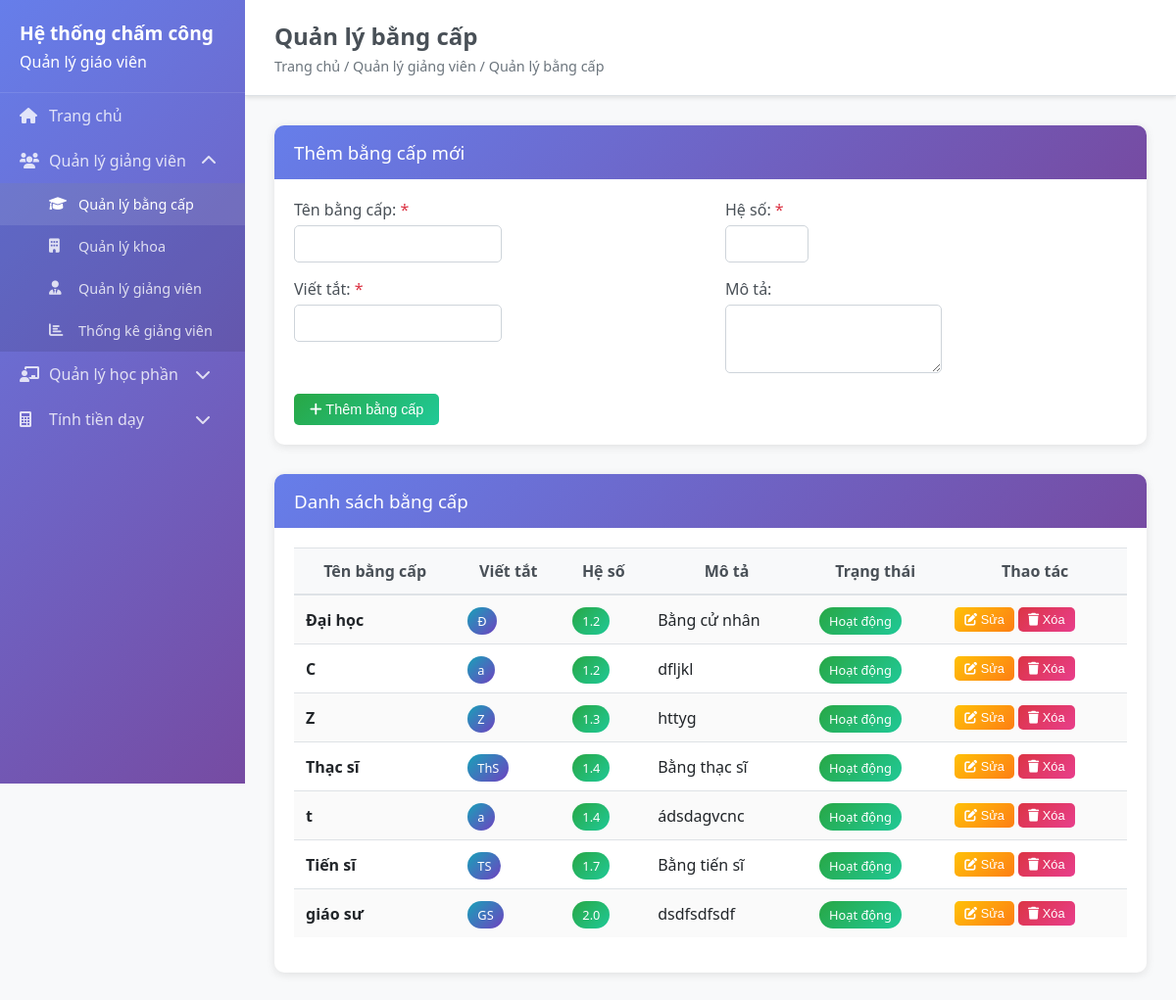
/degrees, run on an earlier commit of the app's database.
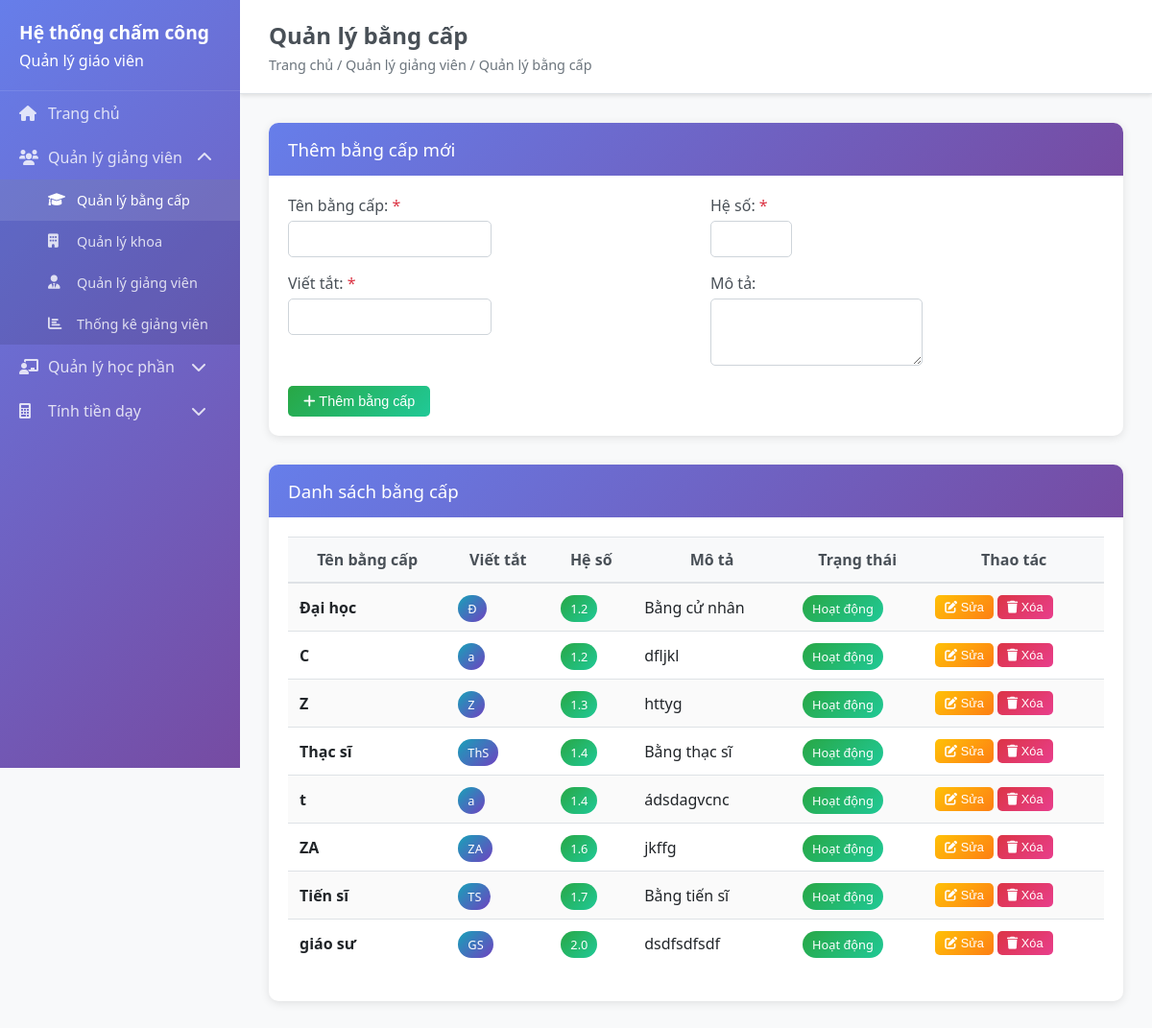
And on a later commit of the database.
### backend/models/degree.py (models this page shows, shortened)
class Degree(BaseModel):
    __tablename__ = 'degrees'
    name = db.Column(db.String(100), nullable=False, unique=True)
    abbreviation = db.Column(db.String(20), nullable=False)
    coefficient = db.Column(db.Numeric(3, 2), nullable=False, default=1.0)
    description = db.Column(db.Text, nullable=True)
    is_active = db.Column(db.Boolean, default=True)

### backend/app.py (the view)
@app.route('/degrees')
def degrees():
    try:
        if 'Degree' in globals():
            degrees_list = Degree.query.filter_by(is_active=True).order_by(Degree.coefficient).all()
        else:
            degrees_list = []
        return render_template('degrees.html', degrees=degrees_list)
    except Exception as e:
        print(f"Error in degrees route: {e}")
        return render_template('degrees.html', degrees=[])

### frontend/templates/degrees.html (shortened to what this page needs)
{% extends "base.html" %}
{% block page_title %}Quản lý bằng cấp{% endblock %}
{% block breadcrumb %}Trang chủ / Quản lý giảng viên / Quản lý bằng cấp{% endblock %}
{% block content %}
<div class="card">
    <div class="card-header">
        <h3>Thêm bằng cấp mới</h3>
    </div>
    <div class="card-body">
        <form id="degree-form">
            <div class="row">
                <div class="col-md-6">
                    <div class="form-group">
                        <label for="degree-name">Tên bằng cấp: <span class="text-danger">*</span></label>
                        <input type="text" id="degree-name" name="name" class="form-control" required>
                    </div>
                    <div class="form-group">
                        <label for="degree-abbreviation">Viết tắt: <span class="text-danger">*</span></label>
                        <input type="text" id="degree-abbreviation" name="abbreviation" class="form-control" required>
                    </div>
                </div>
                <div class="col-md-6">
                    <div class="form-group">
                        <label for="degree-coefficient">Hệ số: <span class="text-danger">*</span></label>
                        <input type="number" id="degree-coefficient" name="coefficient" class="form-control" step="0.1" min="1.0" max="3.0" required>
                    </div>
                    <div class="form-group">
                        <label for="degree-description">Mô tả:</label>
                        <textarea id="degree-description" name="description" class="form-control" rows="3"></textarea>
                    </div>
                </div>
            </div>
            <button type="submit" class="btn btn-success" id="submit-btn">
                <i class="fas fa-plus"></i> Thêm bằng cấp
            </button>
        </form>
    </div>
</div>
<div class="card">
    <div class="card-header">
        <h3>Danh sách bằng cấp</h3>
    </div>
    <div class="card-body">
        <div class="table-responsive">
            <table class="table table-striped" id="degrees-table">
                <thead>
                    <tr>
                        <th>Tên bằng cấp</th>
                        <th>Viết tắt</th>
                        <th>Hệ số</th>
                        <th>Mô tả</th>
                        <th>Trạng thái</th>
                        <th>Thao tác</th>
                    </tr>
                </thead>
                <tbody>
                    {% for degree in degrees %}
                    <tr>
                        <td><strong>{{ degree.name }}</strong></td>
                        <td><span class="badge badge-info">{{ degree.abbreviation }}</span></td>
                        <td><span class="badge badge-success">{{ "%.1f"|format(degree.coefficient) }}</span></td>
                        <td>{{ degree.description or '-' }}</td>
                        <td>
                            <span class="badge badge-{{ 'success' if degree.is_active else 'secondary' }}">
                                {{ 'Hoạt động' if degree.is_active else 'Ngưng' }}
                            </span>
                        </td>
                        <td>
                            <button class="btn btn-warning btn-sm" onclick="editDegree({{ degree.id }})">
                                <i class="fas fa-edit"></i> Sửa
                            </button>
                            <button class="btn btn-danger btn-sm" onclick="deleteDegree({{ degree.id }})">
                                <i class="fas fa-trash"></i> Xóa
                            </button>
                        </td>
                    </tr>
                    {% else %}
                    <tr>
                        <td colspan="6" class="text-center">Chưa có bằng cấp nào</td>
                    </tr>
                    {% endfor %}
                </tbody>
            </table>
        </div>
    </div>
</div>
{% endblock %}

### frontend/templates/base.html (shortened to what this page needs)
<!DOCTYPE html>
<html lang="vi">
<head>
    <link rel="stylesheet" href="{{ url_for('static', filename='css/style.css') }}">
    <link rel="stylesheet" href="https://cdnjs.cloudflare.com/ajax/libs/font-awesome/6.0.0/css/all.min.css">
</head>
<body>
    <div class="sidebar">
        <div class="sidebar-header">
            <h1>Hệ thống chấm công</h1>
            <p>Quản lý giáo viên</p>
        </div>
        <nav class="sidebar-nav">
            <ul>
                <li>
                    <a href="{{ url_for('index') }}" {% if request.endpoint == 'index' %}class="active"{% endif %}>
                        <i class="fas fa-home"></i> Trang chủ
                    </a>
                </li>
                <li class="has-dropdown">
                    <a href="#" class="dropdown-toggle">
                        <i class="fas fa-users"></i> Quản lý giảng viên
                        <i class="fas fa-chevron-down dropdown-icon"></i>
                    </a>
                    <ul class="dropdown-menu">
                        <li><a href="{{ url_for('degrees') }}"><i class="fas fa-graduation-cap"></i> Quản lý bằng cấp</a></li>
                        <li><a href="{{ url_for('departments') }}"><i class="fas fa-building"></i> Quản lý khoa</a></li>
                        <li><a href="{{ url_for('teachers') }}"><i class="fas fa-user-tie"></i> Quản lý giảng viên</a></li>
                        <li><a href="{{ url_for('teacher_statistics') }}"><i class="fas fa-chart-bar"></i> Thống kê giảng viên</a></li>
                    </ul>
                </li>
                <li class="has-dropdown">
                    <a href="#" class="dropdown-toggle">
                        <i class="fas fa-chalkboard-teacher"></i> Quản lý học phần
                        <i class="fas fa-chevron-down dropdown-icon"></i>
                    </a>
                </li>
                <li class="has-dropdown">
                    <a href="#" class="dropdown-toggle">
                        <i class="fas fa-calculator"></i> Tính tiền dạy
                        <i class="fas fa-chevron-down dropdown-icon"></i>
                    </a>
                </li>
            </ul>
        </nav>
    </div>
    <div class="main-content">
        <header class="main-header">
            <h2>{% block page_title %}Trang chủ{% endblock %}</h2>
            <div class="breadcrumb">{% block breadcrumb %}Trang chủ{% endblock %}</div>
        </header>
        <main class="content">
            {% block content %}{% endblock %}
        </main>
    </div>
</body>
</html>

### frontend/static/css/style.css (style rules this page uses)
* { margin: 0; padding: 0; box-sizing: border-box; }
body { font-family: 'Segoe UI', Tahoma, Geneva, Verdana, sans-serif; background-color: #f8f9fa; color: #333; }
.sidebar { position: fixed; top: 0; left: 0; height: 100vh; width: 250px; background: linear-gradient(135deg, #667eea 0%, #764ba2 100%); color: white; z-index: 1000; overflow-y: auto; }
.sidebar-header { padding: 20px; border-bottom: 1px solid rgba(255,255,255,0.1); }
.sidebar-header h1 { font-size: 1.2rem; margin-bottom: 5px; }
.sidebar-nav ul { list-style: none; padding: 0; }
.sidebar-nav a { display: flex; align-items: center; padding: 12px 20px; color: rgba(255,255,255,0.8); text-decoration: none; transition: all 0.3s ease; }
.sidebar-nav a:hover, .sidebar-nav a.active { background-color: rgba(255,255,255,0.1); color: white; }
.sidebar-nav i { margin-right: 10px; width: 20px; }
.has-dropdown > a { position: relative; }
.dropdown-icon { margin-left: auto; transition: transform 0.3s ease; }
.has-dropdown.open .dropdown-icon { transform: rotate(180deg); }
.dropdown-menu { max-height: 0; overflow: hidden; transition: max-height 0.3s ease; background-color: rgba(0,0,0,0.1); }
.has-dropdown.open .dropdown-menu { max-height: 500px; }
.dropdown-menu a { padding-left: 50px; font-size: 0.9rem; }
.main-content { margin-left: 250px; min-height: 100vh; }
.main-header { background: white; padding: 20px 30px; border-bottom: 1px solid #dee2e6; box-shadow: 0 2px 4px rgba(0,0,0,0.1); }
.main-header h2 { margin-bottom: 5px; color: #495057; }
.breadcrumb { color: #6c757d; font-size: 0.9rem; }
.content { padding: 30px; }
.card { background: white; border-radius: 10px; box-shadow: 0 2px 10px rgba(0,0,0,0.1); margin-bottom: 30px; border: none; }
.card-header { background: linear-gradient(135deg, #667eea 0%, #764ba2 100%); color: white; padding: 15px 20px; border-radius: 10px 10px 0 0; border-bottom: none; }
.card-header h3, .card-header h5 { margin: 0; font-weight: 500; }
.card-body { padding: 20px; }
.form-group { margin-bottom: 1rem; }
.form-group label { font-weight: 500; margin-bottom: 5px; display: block; color: #495057; }
.form-control { border: 1px solid #ced4da; border-radius: 5px; padding: 10px 12px; font-size: 0.9rem; transition: all 0.3s ease; }
.btn { border-radius: 5px; padding: 8px 16px; font-size: 0.9rem; font-weight: 500; border: none; cursor: pointer; transition: all 0.3s ease; text-decoration: none; display: inline-block; }
.btn-success { background: linear-gradient(135deg, #28a745, #20c997); color: white; }
.btn-warning { background: linear-gradient(135deg, #ffc107, #fd7e14); color: white; }
.btn-danger { background: linear-gradient(135deg, #dc3545, #e83e8c); color: white; }
.btn-sm { padding: 5px 10px; font-size: 0.8rem; }
.table { width: 100%; margin-bottom: 1rem; color: #212529; border-collapse: collapse; }
.table th, .table td { padding: 12px; vertical-align: middle; border-top: 1px solid #dee2e6; }
.table thead th { background-color: #f8f9fa; border-bottom: 2px solid #dee2e6; font-weight: 600; color: #495057; }
.table-striped tbody tr:nth-of-type(odd) { background-color: rgba(0,0,0,0.02); }
.table-responsive { overflow-x: auto; }
.badge { padding: 5px 10px; border-radius: 20px; font-size: 0.8rem; font-weight: 500; }
.badge-info { background: linear-gradient(135deg, #17a2b8, #6f42c1); color: white; }
.badge-success { background: linear-gradient(135deg, #28a745, #20c997); color: white; }
.text-danger { color: #dc3545; }
.row { display: flex; flex-wrap: wrap; margin: 0 -15px; }
.col-md-3, .col-md-4, .col-md-6, .col-md-8, .col-12 { padding: 0 15px; }
.col-md-6 { flex: 0 0 50%; max-width: 50%; }

What changed in the data, as far as the page shows it:
added Degree: name "ZA", abbreviation "ZA", coefficient "1.6", description "jkffg", is_active "Hoạt động"
